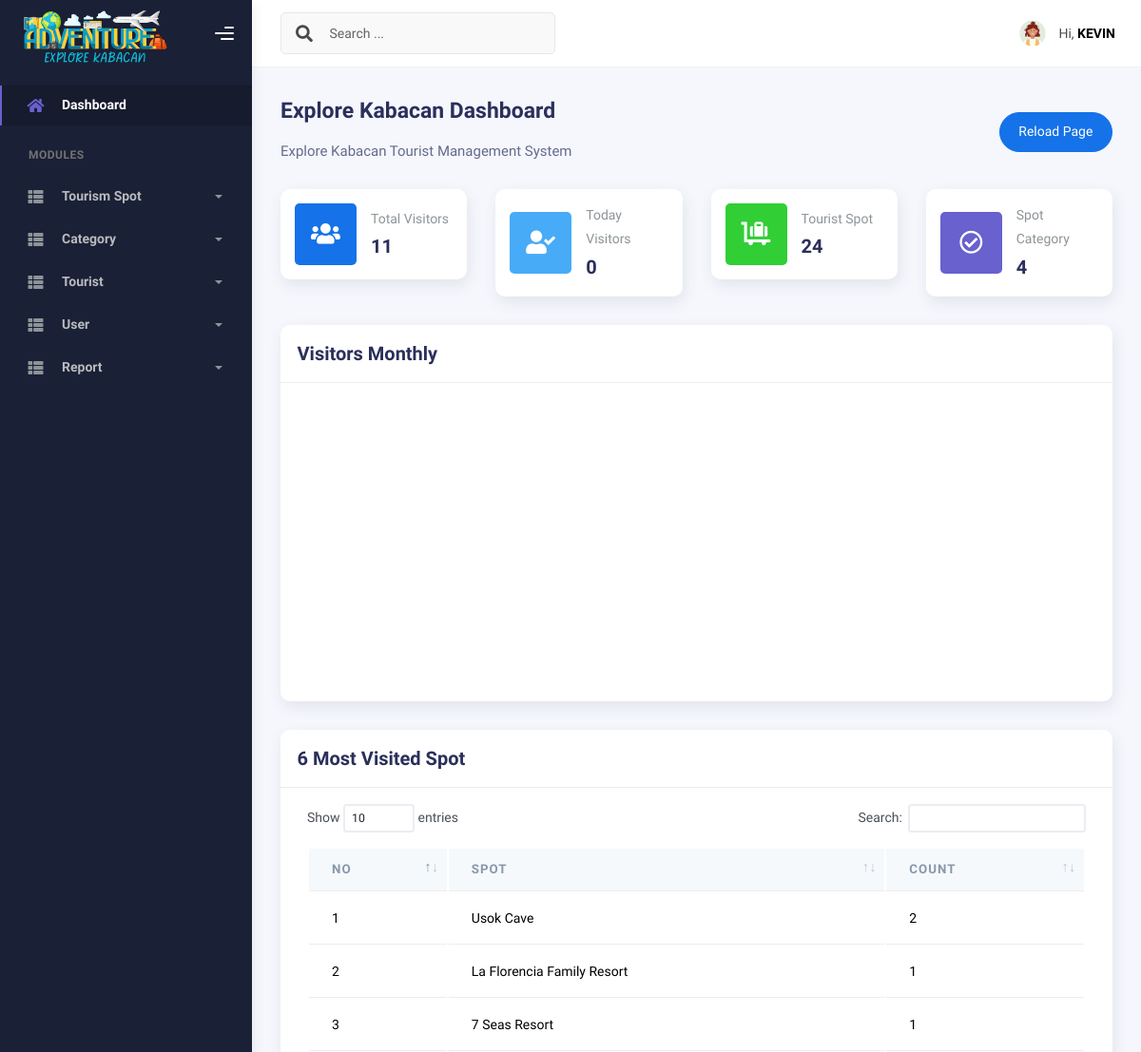
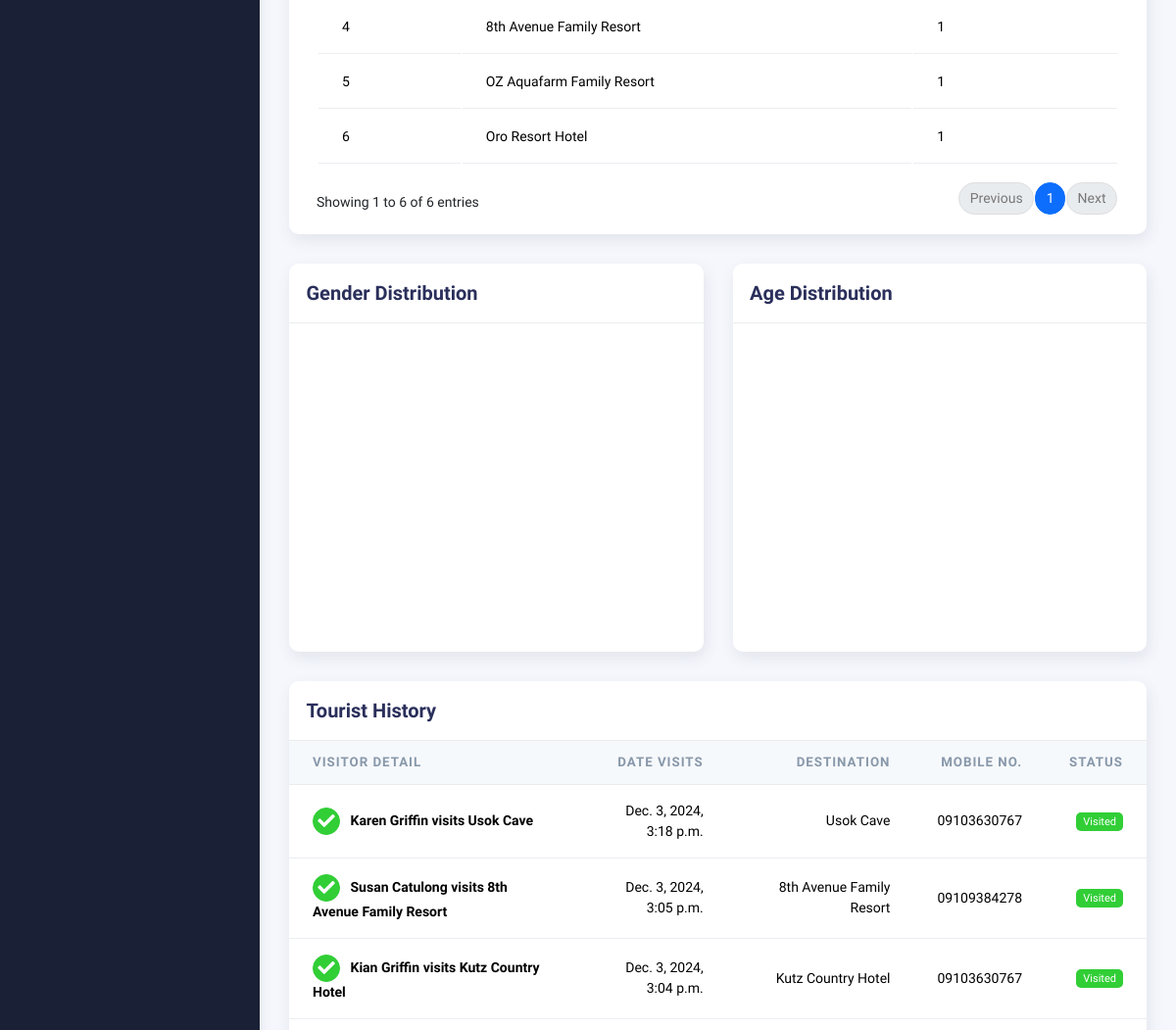
Page /dashboard/ (signed in, upper part) on the earlier database version (2 pictures, top to bottom).
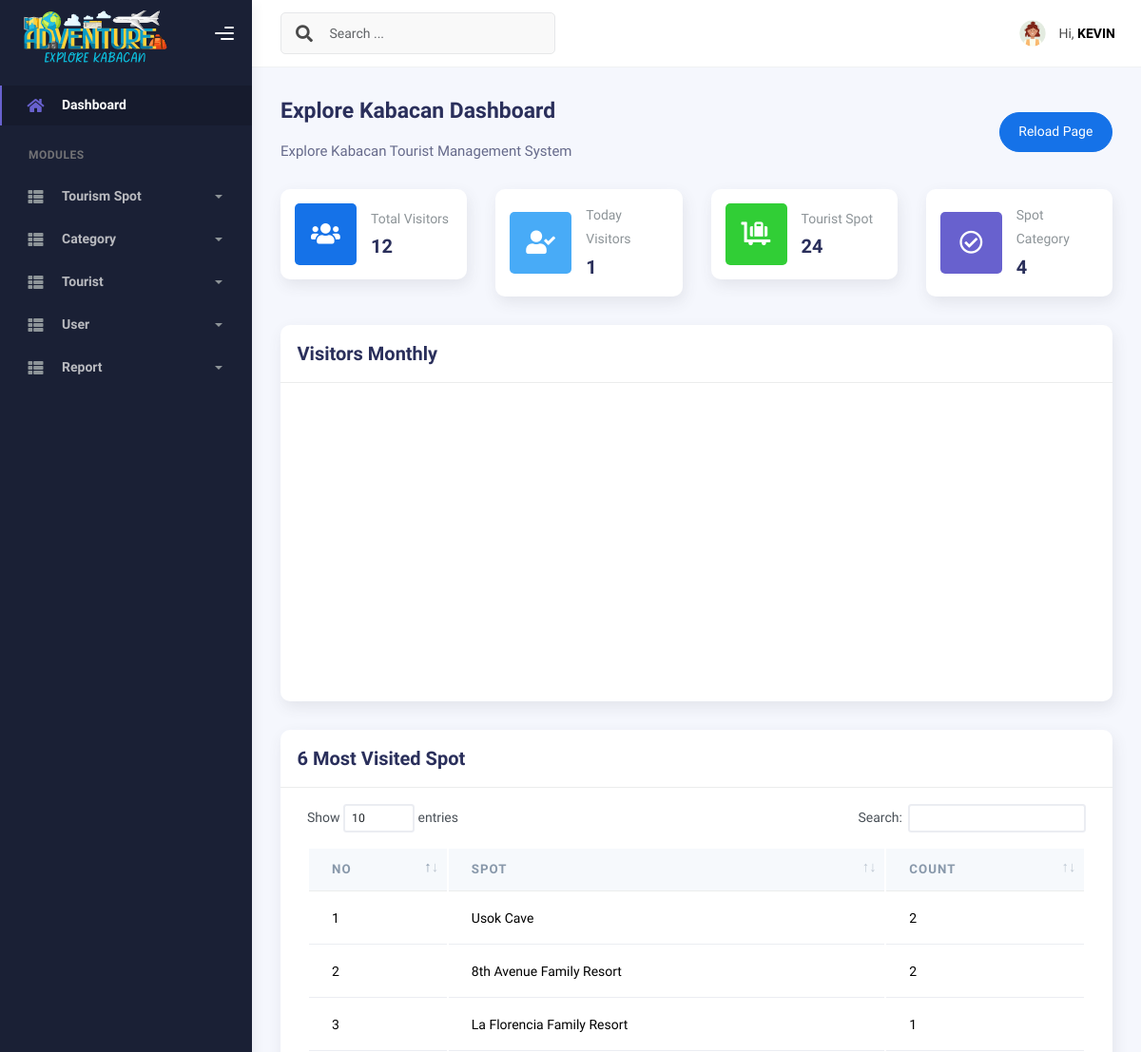
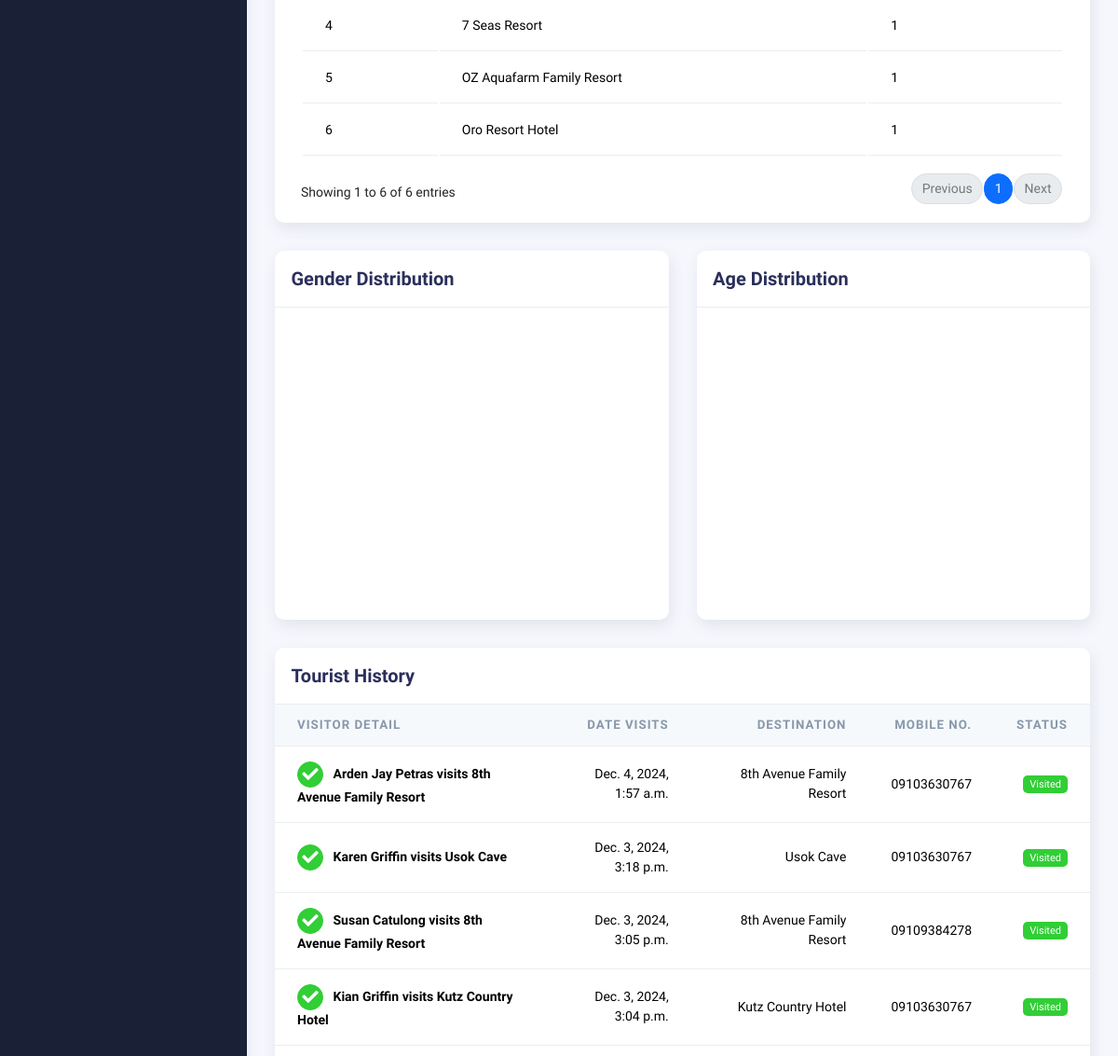
Same page on the later database version (2 pictures, top to bottom).
### explore_kabacan_app/models.py (models this page shows, shortened)
class Spot(models.Model):
    spot = models.CharField(max_length=255, blank=False, null=False)
    category = models.ForeignKey(SpotCategory, blank=True, null=True, on_delete=models.SET_NULL)
    date_added = models.DateTimeField(auto_now_add=True)
    def __str__(self) -> str:
        return self.spot
    class Meta:
        db_table = "spot_tbl"
        verbose_name = "Tourist Spot"
        verbose_name_plural = "Tourist Spots"

class Tourist(models.Model):
    GENDER = (
        ("Male", "Male"),
        ("Female", "Female"),
    )
    firstname = models.CharField(max_length=255, null=False, blank=False)
    middlename = models.CharField(max_length=255, blank=True, null=True)
    lastname = models.CharField(max_length=255, null=False, blank=False)
    dob = models.DateField(auto_now_add=False)
    gender = models.CharField(max_length=255, null=False, blank=False, choices=GENDER)
    email = models.EmailField(max_length=255, blank=False)
    phone_number = models.CharField(max_length=255, null=False, blank=False)
    address = models.CharField(max_length=255, null=False, blank=False)
    destination = models.ForeignKey(Spot, on_delete=models.SET_NULL, null=True)
    visit_date = models.DateTimeField(auto_now_add=True, editable=True, null=False, blank=False)
    def get_full_name(self):
        return (
            f"{self.firstname} {self.lastname}" if self.middlename else self.firstname
        )
    class Meta:
        db_table = "tourist_tbl"
        verbose_name = "Tourists"
        verbose_name_plural = "Tourists"

### explore_kabacan_app/views.py (the view)
# urls.py: path("dashboard/", DashboardView.as_view(), name="dashboard"),
class DashboardView(CustomLoginRequiredMixin, View):
    template_name = "dashboard.html"
    def get(self, request, *args, **kwargs):
        context = {}
        current_time = timezone.now().date()
        context["count_total_visitors"] = Tourist.objects.count()
        context["count_total_spots"] = Spot.objects.count()
        context["count_total_category"] = SpotCategory.objects.count()
        context["count_total_visitors_today"] = Tourist.objects.filter(
            visit_date__date=current_time
        ).count()
        if request.user.assigned_to:
            context["visitors_history"] = Tourist.objects.filter(
                destination=request.user.assigned_to
            ).order_by("-visit_date")[:20]
        else:
            context["visitors_history"] = Tourist.objects.all().order_by("-visit_date")[:20]
        context["most_visited_spot"] = Spot.objects.annotate(
            visit_count=Count("tourist")
        ).order_by("-visit_count")[:6]
        return render(request, self.template_name, context)

### explore_kabacan_app/templates/dashboard.html (shortened to what the changed rows need)
{% extends './includes/base.html' %}
{% block content %}
<div class="page-inner">
    <div class="row">
        <div class="col-sm-6 col-md-3">
            <div class="card card-stats card-round">
                <div class="card-body">
                    <div class="row align-items-center">
                        <div class="col col-stats ms-3 ms-sm-0">
                            <div class="numbers">
                                <p class="card-category">Total Visitors</p>
                                <h4 class="card-title">{{ count_total_visitors }}</h4>
                            </div>
                        </div>
                    </div>
                </div>
            </div>
        </div>
        <div class="col-sm-6 col-md-3">
            <div class="card card-stats card-round">
                <div class="card-body">
                    <div class="row align-items-center">
                        <div class="col col-stats ms-3 ms-sm-0">
                            <div class="numbers">
                                <p class="card-category">Today Visitors</p>
                                <h4 class="card-title">
                                    {{ count_total_visitors_today }}
                                </h4>
                            </div>
                        </div>
                    </div>
                </div>
            </div>
        </div>
    </div>
    <div class="row">
        <div class="col-md-12">
            <div class="card card-round">
                <div class="card-body">
                    <div class="table-responsive">
                        <table class="table align-items-center mb-0" id="datatable">
                            <thead class="thead-light">
                                <tr>
                                    <th scope="col" class="text-start">No</th>
                                    <th scope="col" class="text-start">Spot</th>
                                    <th scope="col" class="text-start">Count</th>
                                </tr>
                            </thead>
                            <tbody>
                                {% for spot in most_visited_spot %}
                                <tr>
                                    <td>{{ forloop.counter }}</td>
                                    <td class="text-start">{{ spot.spot }}</td>
                                    <td class="text-start">{{ spot.visit_count }}</td>
                                </tr>
                                {% endfor %}
                            </tbody>
                        </table>
                    </div>
                </div>
            </div>
        </div>
    </div>
    <div class="row">
        <div class="col-md-12">
            <div class="card card-round">
                <div class="card-body p-0">
                    <div class="table-responsive">
                        <table class="table align-items-center mb-0">
                            <thead class="thead-light">
                                <tr>
                                    <th scope="col">Visitor Detail</th>
                                    <th scope="col" class="text-end">Date Visits</th>
                                    <th scope="col" class="text-end">Destination</th>
                                    <th scope="col" class="text-end">Mobile No.</th>
                                    <th scope="col" class="text-end">Status</th>
                                </tr>
                            </thead>
                            <tbody>
                                {% for visitor_history in visitors_history %}
                                <tr>
                                    <th scope="row">
                                        <button class="btn btn-icon btn-round btn-success btn-sm me-2">
                                            <i class="fa fa-check"></i>
                                        </button>
                                        {{ visitor_history.get_full_name }} visits {{ visitor_history.destination }}
                                    </th>
                                    <td class="text-end">{{ visitor_history.visit_date }} </td>
                                    <td class="text-end">
                                        {{ visitor_history.destination }}
                                    </td>
                                    <td class="text-end">
                                        {{ visitor_history.phone_number }}
                                    </td>
                                    <td class="text-end">
                                        <span class="badge badge-success">Visited</span>
                                    </td>
                                </tr>
                                {% endfor %}
                            </tbody>
                        </table>
                    </div>
                </div>
            </div>
        </div>
    </div>
</div>
{% endblock %}

Differences in the rows shown:
shown differently, row unchanged: Spot "8th Avenue Family Resort": visit_count "1" → "2"; moves up the list
added Tourist: get_full_name "Arden Jay Petras", destination "8th Avenue Family Resort", visit_date "Dec. 4, 2024, 1:57 a.m.", phone_number "09103630767"
Other differences:
{{ count_total_visitors }}: "11" → "12"
{{ count_total_visitors_today }}: "0" → "1"
